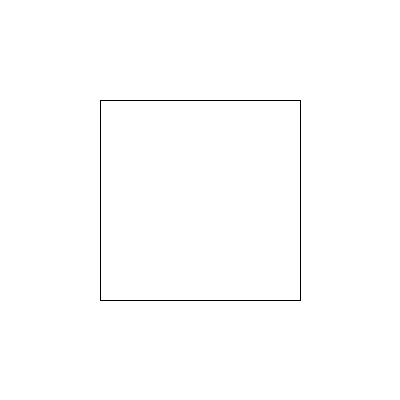
Frame 1 (no input)
Frame 60 (the mouse pressed at the canvas centre just before this capture): identical to frame 1, image omitted
Frame 120 (the mouse held since frame 60 and released just before this capture): identical to frame 1, image omitted

The Processing sketch that drew this single still picture (run headless with seeded random() and noise(); from frame 60 on, the mouse is pressed at the canvas centre):

// Processing sketch: sketch_251001d
// ── sketch_251001d.pde
void setup() {
  size(400, 400);
  background(255);


  tekenVierkant(100, 100, 200, 200);
}

void draw() {
 
}


void tekenVierkant(int x, int y, int breedte, int hoogte) {

  line(x, y, x + breedte, y);

  line(x + breedte, y, x + breedte, y + hoogte);

  line(x + breedte, y + hoogte, x, y + hoogte);

  line(x, y + hoogte, x, y);
}
